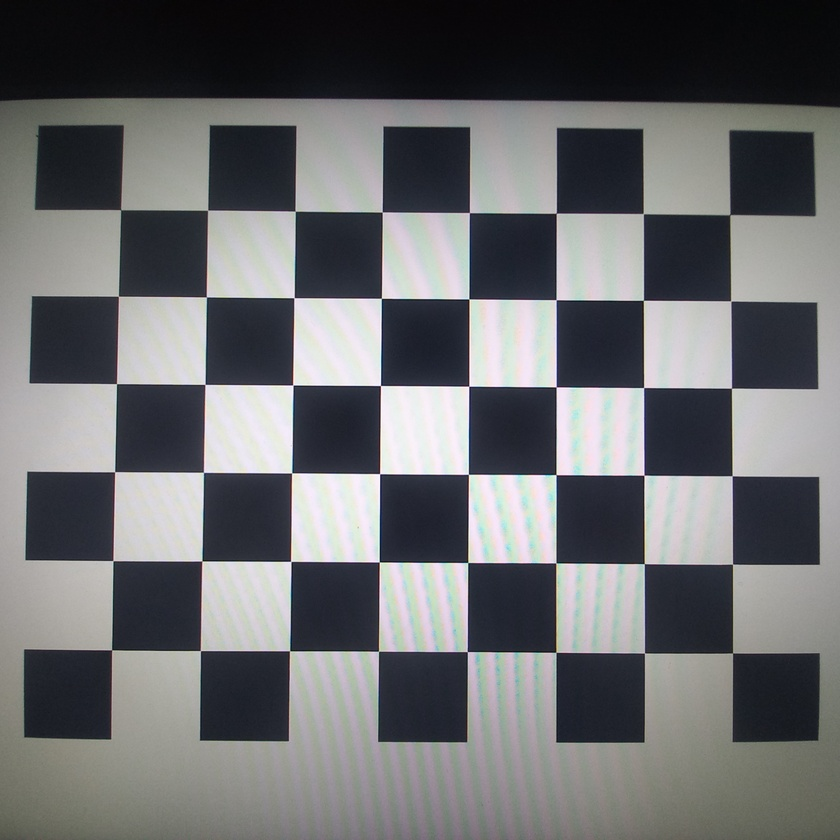
#> input picture 20230501_102535.jpg, 840 x 840 px, shrunk from 2448 x 2448 before the run; its folder holds only this picture in this run
$ python metodo1.py
#> lines starting #> are read from the running program, lines starting #| are printed output that depends on the picture
import numpy as np
import cv2 as cv
import glob

# termination criteria
criteria = (cv.TERM_CRITERIA_EPS + cv.TERM_CRITERIA_MAX_ITER, 30, 0.001)

# prepare object points, like (0,0,0), (1,0,0), (2,0,0) ....,(6,5,0)
objp = np.zeros((6*8,3), np.float32)
objp[:,:2] = np.mgrid[0:6,0:8].T.reshape(-1,2)

# Arrays to store object points and image points from all the images.
objpoints = [] # 3d point in real world space
imgpoints = [] # 2d points in image plane.

images = glob.glob('*.jpg')

for fname in images:
# if 1:
    img = cv.imread(fname)
#> img is the input picture: shape (840, 840, 3); mean B, G, R 110, 108, 106.9

    gray = cv.cvtColor(img, cv.COLOR_BGR2GRAY)

    # Find the chess board corners
    ret, corners = cv.findChessboardCorners(gray, (6,8 ), None)
#> ret = True; corners = 48 rows, first 8: [111.6, 649.8], [113, 560.6], [114.6, 471.7], [116.5, 383.6], [118.4, 296.2], [120.7, 209.8], [200.4, 650.6], [201.9, 561]

    # If found, add object points, image points (after refining them)
    if ret == True:
        objpoints.append(objp)
        corners2 = cv.cornerSubPix(gray, corners, (11,11), (-1,-1), criteria)
#> corners2 = 48 rows, first 8: [111.5, 649.8], [112.9, 560.6], [114.6, 471.7], [116.5, 383.6], [118.4, 296.2], [120.6, 209.7], [200.4, 650.6], [201.8, 561]
        imgpoints.append(corners2)

        # [5 lines of commented-out code are left out]

ret, mtx, dist, rvecs, tvecs = cv.calibrateCamera(objpoints, imgpoints, gray.shape[::-1], None, None)
#> ret = 0.141; mtx = [[658.9, 0, 423.9], [0, 658.8, 429.4], [0, 0, 1]]; dist = [[-0.0685, 0.462, -0.000232, -0.000306, -0.862]]; rvecs = ([-0.0203, -0.0263, -1.56],); tvecs = ([-3.51, 2.48, 7.39],)
img = cv.imread('Fisheye1_2.jpg')
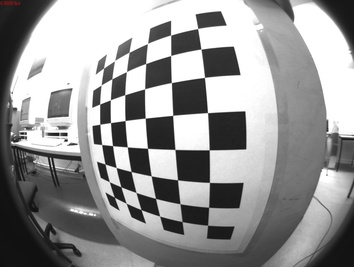
#> input picture imgs/Fisheye1_2.jpg, 354 x 267 px, shrunk from 1032 x 778 before the run, found by its file name
#> img is the input picture: shape (267, 354, 3); mean B, G, R 150.1, 150.1, 150.2
h,  w = img.shape[:2]
#> h = 267; w = 354
newcameramtx, roi = cv.getOptimalNewCameraMatrix(mtx, dist, (w,h), 1, (w,h))
#> newcameramtx = [[546.4, 0, 411.8], [0, 541.2, 400.4], [0, 0, 1]]; roi = (60, 48, 292, 215)

# undistort
dst = cv.undistort(img, mtx, dist, None, newcameramtx)
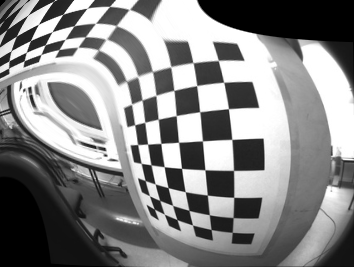
#> dst: shape (267, 354, 3); min 0, max 255, mean 134.7
# crop the image
x, y, w, h = roi
#> x = 60; y = 48; w = 292; h = 215
dst = dst[y:y+h, x:x+w]
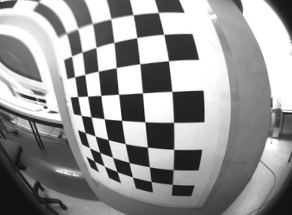
#> dst: shape (215, 292, 3); min 16, max 255, mean 149.5
cv.imwrite('calibresult.png', dst)

cv.destroyAllWindows()
